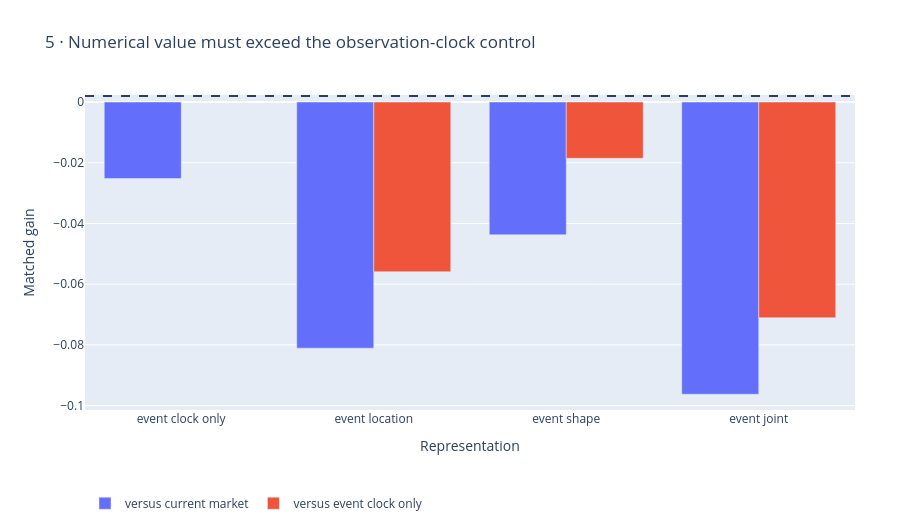

Notebook code cell kept with this figure:
### Markdown cell above
## 5 · Numerical value beyond timing

Location and distribution-shape panels must improve both the original baseline and the clock-only control before earning more compute.

### Code cell
figures[4].show(renderer='plotly_mimetype')

### Figure 1 — Plotly figure (JSON) as saved in the notebook; plotly's stock layout.template omitted (floating-point values rounded to 4 significant figures)
{"data": [{"name": "versus current market", "type": "bar", "x": ["event clock only", "event location", "event shape", "event joint"], "y": [-0.0252, -0.08108, -0.04372, -0.09625]}, {"name": "versus event clock only", "type": "bar", "x": ["event location", "event shape", "event joint"], "y": [-0.05589, -0.01852, -0.07105]}], "layout": {"height": 530, "legend": {"orientation": "h", "y": -0.25}, "margin": {"b": 115, "l": 85, "r": 45, "t": 95}, "shapes": [{"line": {"dash": "dash"}, "type": "line", "x0": 0, "x1": 1, "xref": "x domain", "y0": 0.002, "y1": 0.002, "yref": "y"}], "title": {"text": "5 · Numerical value must exceed the observation-clock control"}, "xaxis": {"title": {"text": "Representation"}}, "yaxis": {"title": {"text": "Matched gain"}}}}
